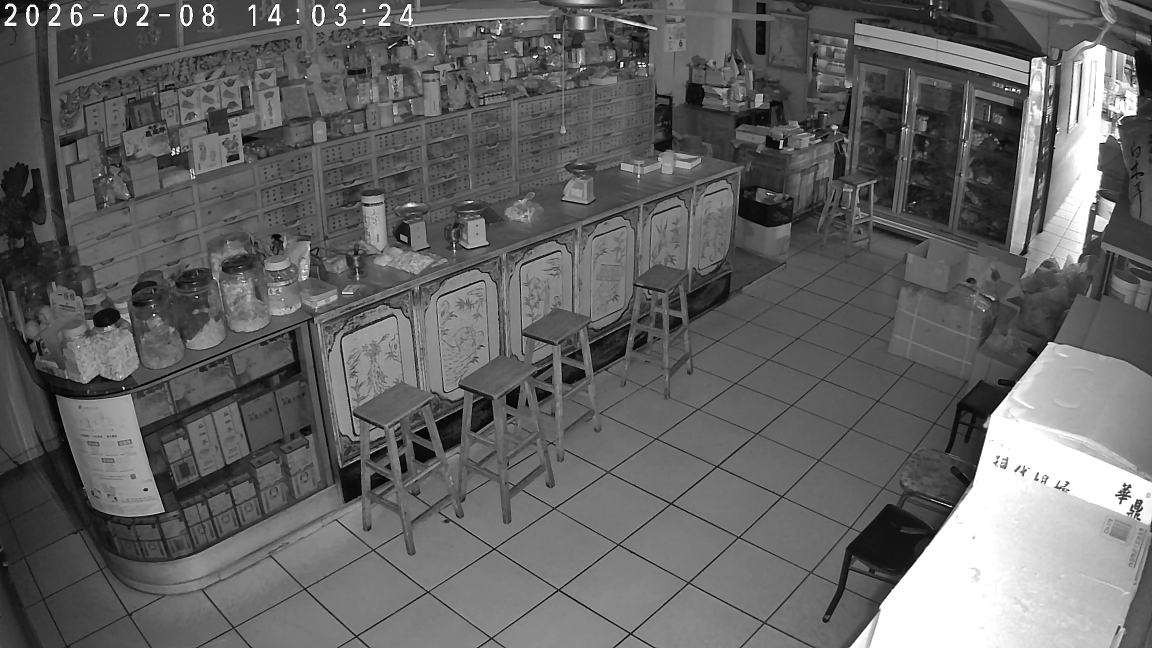
#> input picture assets/photos/draw_roi.jpg, 2304 x 1296 px, found by its file name (shown at 1/2 size)
$ python get_roi_position.py
#> lines starting #> are read from the running program, lines starting #| are printed output that depends on the picture
import cv2
import numpy as np

# 門口多邊形區域
ENTRY_ROI = np.array([
    (1, 601),
    (439, 701),
    (659, 1001),
    (999, 1201),
    (1399, 1201),
    (1449, 1296),
    (1, 1296),
], np.int32)

ENTRY_ROI_PTS = ENTRY_ROI.reshape((-1, 1, 2))

# 店內多邊形區域
INSIDE_ROI = np.array([
    (1, 600),
    (1, 1),
    (2304, 1),
    (2304, 1296),
    (1450, 1296),
    (1400, 1200),
    (1000, 1200),
    (660, 1000),
    (440, 700),
], np.int32)

INSIDE_ROI_PTS = INSIDE_ROI.reshape((-1, 1, 2))

# 全域變數存點
points = []
histories = []
window_name = "Image"
polygon_closed = False


def on_click(event, x, y, flags, param):
    global points, img, temp_img

    # 左鍵按下：新增一個頂點
    if event == cv2.EVENT_LBUTTONDOWN and not polygon_closed:
        points.append((x, y))
        # 每次畫在 temp_img 上
        cv2.circle(temp_img, (x, y), 5, (0, 255, 0), -1)

        # 若有兩個以上點就畫線
        if len(points) > 1:
            cv2.line(temp_img, points[-2], points[-1], (0, 255, 0), 2)

        histories.append(temp_img.copy())
        cv2.imshow(window_name, temp_img)


def main():
    global points, img, temp_img, polygon_closed

    img = cv2.imread("assets/photos/draw_roi.jpg")
#> img is the input picture: shape (1296, 2304, 3); min 0, max 255, mean 99.9
    height, width = img.shape[:2]
#> height = 1296; width = 2304
    if img is None:
        print("❌ 找不到圖片 draw_roi.jpg")
        return

    # 用一張 temp_img 來畫，不改到原圖
    temp_img = img.copy()
    histories.append(img.copy())

    cv2.namedWindow(window_name, cv2.WINDOW_NORMAL)
    cv2.resizeWindow(window_name, width, height)
    cv2.setMouseCallback(window_name, on_click)

    while True:
        cv2.imshow(window_name, temp_img)
        key = cv2.waitKey(20) & 0xFF
#> (key q is pressed here)
        # ROI
        cv2.polylines(
            img=temp_img,
            pts=[ENTRY_ROI_PTS],
            isClosed=True,
            color=(0, 0, 255),
            thickness=5,
        )
        cv2.polylines(
            img=temp_img,
            pts=[INSIDE_ROI_PTS],
            isClosed=True,
            color=(255, 0, 0),
            thickness=5,
        )
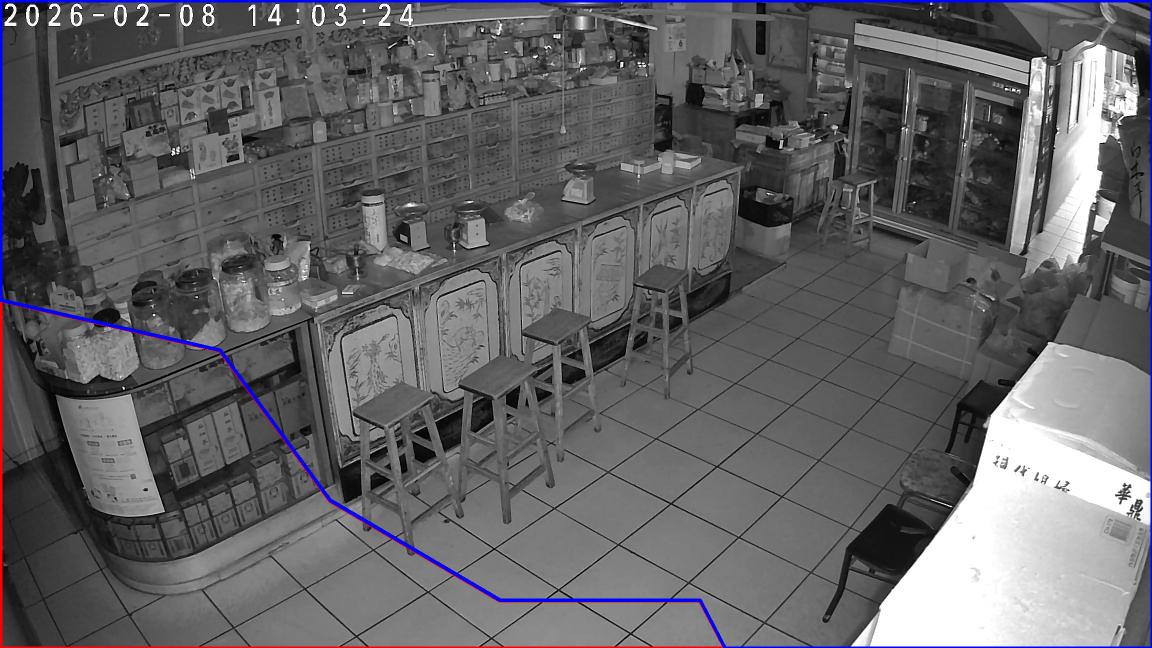
#> temp_img: shape (1296, 2304, 3) (shown at 1/2 size); mean B, G, R 101.4, 98.6, 99.5

        # 按 c：關閉多邊形（連回第一點）
        if key == ord('c'):
            if len(points) >= 3:
                if not polygon_closed:
                    histories.append(temp_img.copy())
                    cv2.line(temp_img, points[-1], points[0], (0, 255, 0), 2)
                    cv2.imshow(window_name, temp_img)
                    print("✅ Polygon 關閉完成")
                    polygon_closed = True
            else:
                print("⚠️ 點至少 3 個點才可以關閉多邊形")

        # 按 r：重設
        elif key == ord('r'):
            points.clear()
            histories.clear()
            temp_img = img.copy()
            histories.append(temp_img.copy())
            polygon_closed = False
            print("🔄 重設所有點")

        # 按 b：回到上一點
        elif key == ord('b'):
            # 這個邏輯處理是因為 close 的時候是第一點直接連接最後一點（會少一個點），導致引響pop流程。
            # 因此相連後第一次 b 就是只回到沒 c 的狀態
            if polygon_closed:
                polygon_closed = False
            else:
                if len(points) > 0:
                    points.pop()

            if len(histories) > 1:
                histories.pop()
            temp_img = histories[-1].copy()

            cv2.imshow(window_name, temp_img)
            print("⏮️ 回到前一點")

        # 按 q：離開，印出座標
        elif key == ord('q'):
            break

    cv2.destroyAllWindows()

    if points:
        roi = np.array(points, dtype=np.int32)
        print("📌 你的 ROI 點如下：")
        print(roi)
        # 之後可以這樣用：
        # ENTRY_ROI = roi
    else:
        print("沒有選任何點，程式結束。")


if __name__ == "__main__":
    main()

$ run again, with assets/photos/YOLO監控(YOLO ROI+LINE 通知).jpg copied over assets/photos/draw_roi.jpg
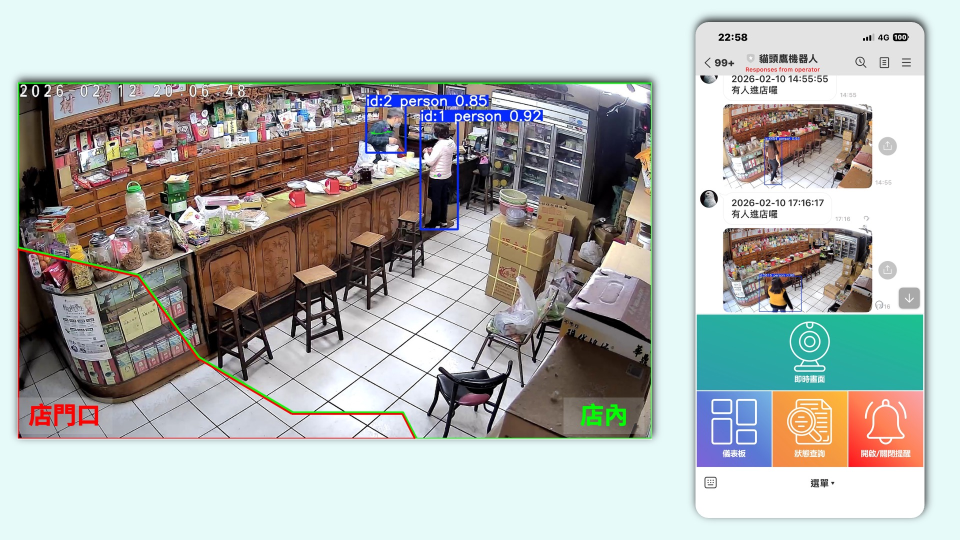
#> input picture assets/photos/YOLO監控(YOLO ROI+LINE 通知).jpg, 1920 x 1080 px, found by its file name (shown at 1/2 size)
#> in main, img is the input picture: shape (1080, 1920, 3); mean B, G, R 175.1, 178.4, 175.2
#> in main, `cv2.polylines( img=temp_img, pts=[INSIDE_ROI_PTS], isClosed=True, colo..`:
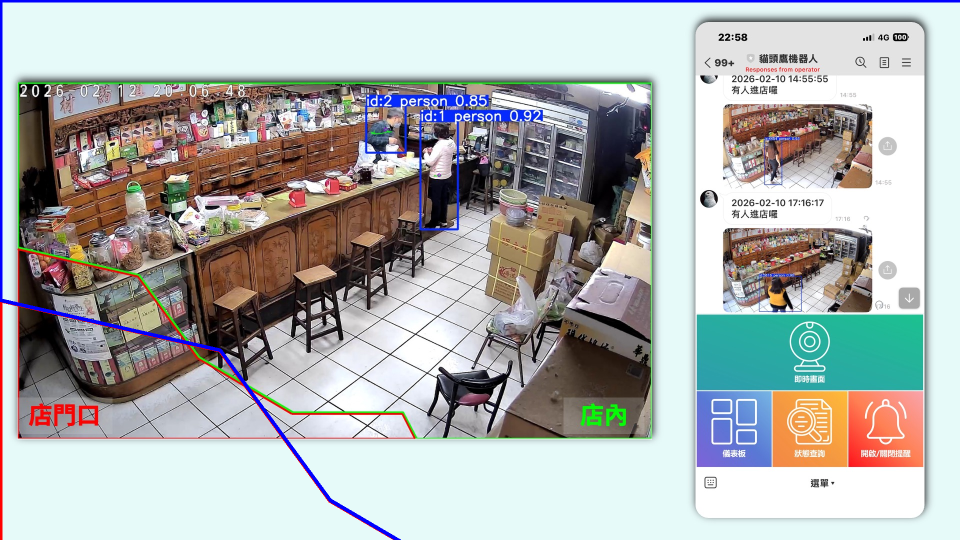
#> temp_img: shape (1080, 1920, 3) (shown at 1/2 size); mean B, G, R 175, 176, 173.4

$ run again, with assets/photos/black_cat.jpg copied over assets/photos/draw_roi.jpg
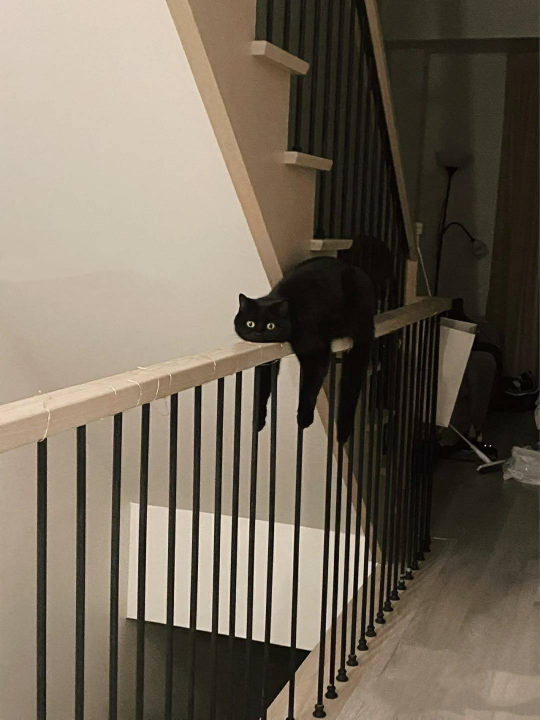
#> input picture assets/photos/black_cat.jpg, 1080 x 1439 px, found by its file name (shown at 1/2 size)
#> in main, img is the input picture: shape (1439, 1080, 3); mean B, G, R 90.1, 104.3, 115
#> in main, `cv2.polylines( img=temp_img, pts=[INSIDE_ROI_PTS], isClosed=True, colo..`:
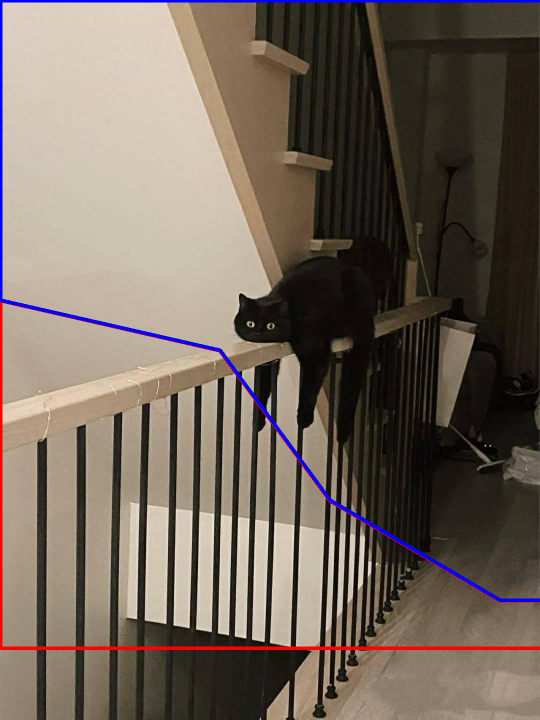
#> temp_img: shape (1439, 1080, 3) (shown at 1/2 size); mean B, G, R 90.9, 102, 114.4
